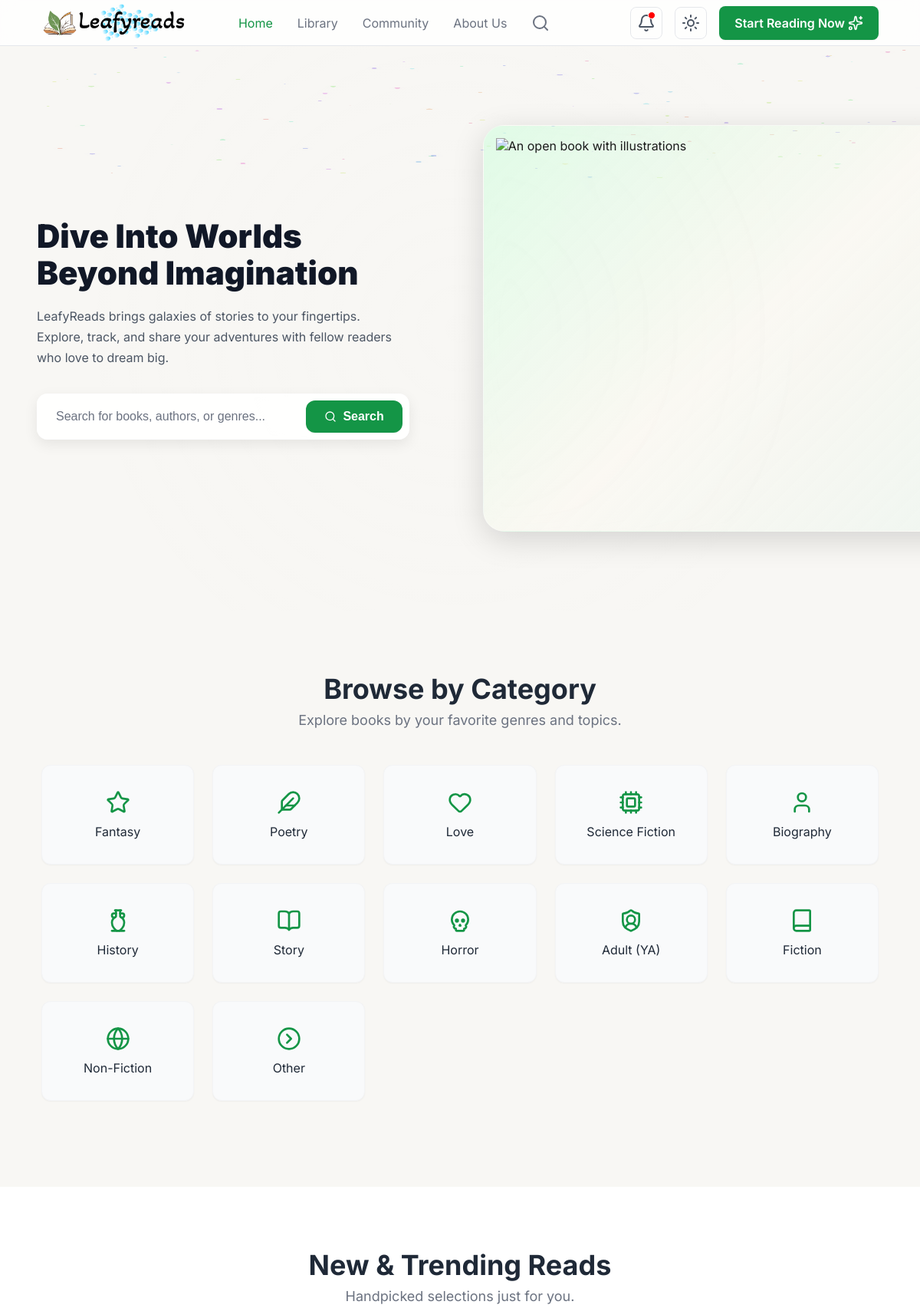
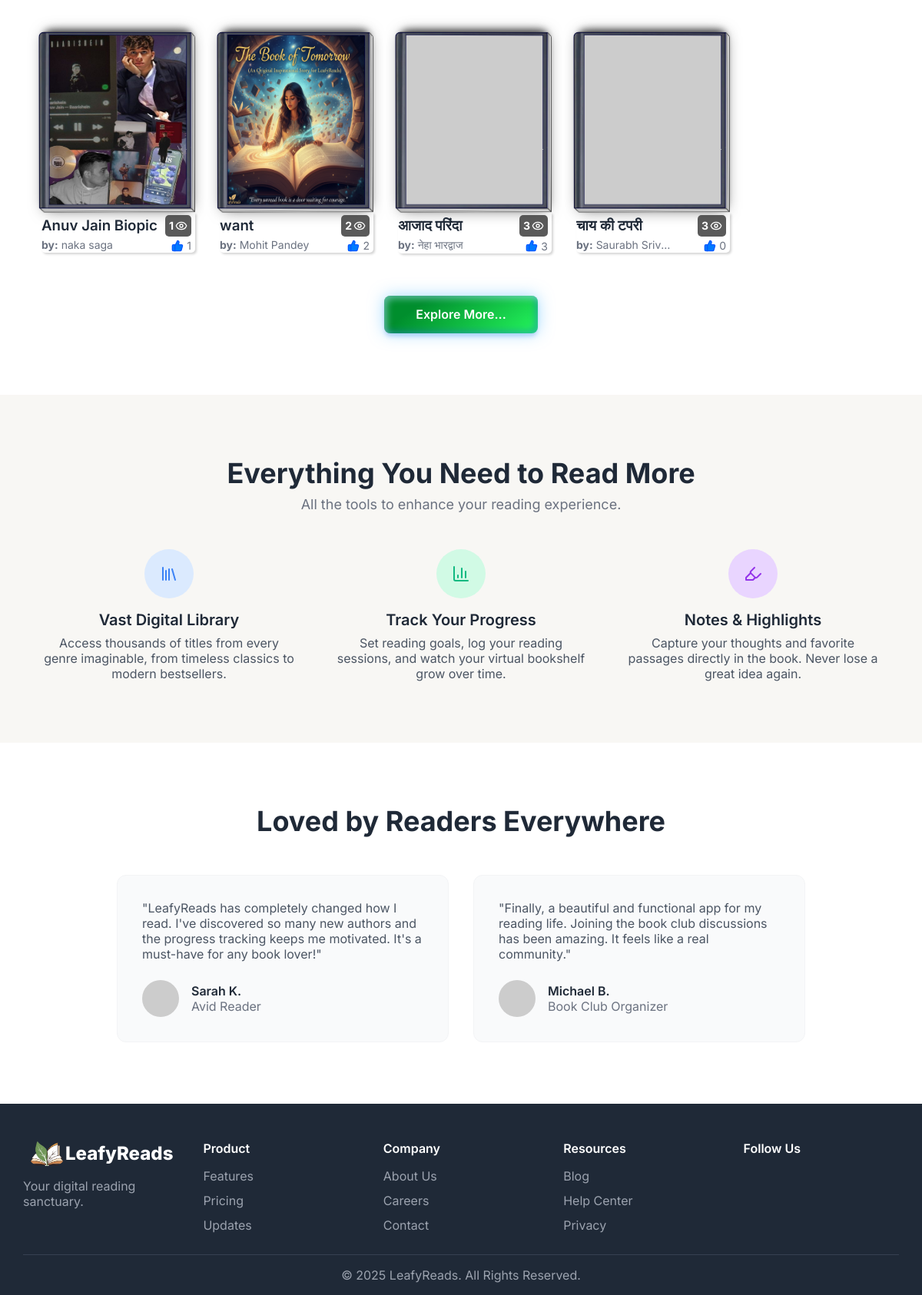
The page / on the database its author committed (2 pictures, top to bottom).
### books/models.py (models this page shows, shortened)
class Genre(models.Model):
    category = models.ForeignKey(
        Category, on_delete=models.SET_NULL, null=True, related_name="genres"
    )
    name = models.CharField(max_length=100)
    slug = models.SlugField(unique=True)
    lucidicon = models.CharField(max_length=100, blank=True, null=True)
    class Meta:
        ordering = ["name"]
        unique_together = ("category", "name")
        indexes = [
            models.Index(
                fields=["category", "slug"]
            ),  # Added index for category+slug lookups
        ]

class Book(models.Model):
    title = models.CharField(max_length=200, unique=True)
    slug = models.SlugField(unique=True, max_length=255)
    author = models.CharField(max_length=100)
    genre = models.ForeignKey(
        Genre, on_delete=models.SET_NULL, null=True, related_name="books"
    )
    price = models.DecimalField(max_digits=8, decimal_places=2, blank=True, null=True)
    isbn = models.CharField(max_length=20, blank=True, null=True)
    cover_front = models.ImageField(upload_to=book_media_upload_path)
    pdf_file = models.FileField(upload_to=book_media_upload_path, blank=True, null=True)
    is_published = models.BooleanField(default=True)
    uploaded_at = models.DateTimeField(auto_now_add=True)
    updated_at = models.DateTimeField(auto_now=True)
    audio_file = models.FileField(upload_to="sounds/", null=True, blank=True)
    objects = BookQuerySet.as_manager()
    class Meta:
        ordering = ["-uploaded_at"]
        indexes = [
            models.Index(fields=["slug"]),  # Existing index
            models.Index(fields=["title"]),  # Existing index
            models.Index(fields=["genre"]),  # Added index for genre filtering
            models.Index(
                fields=["-uploaded_at"]
            ),  # Added index for ordering by uploaded_at
        ]

### home/views.py (the view)
# urls.py: path('', include('home.urls')),
def home(request):
    categories = Genre.objects.only("id", "name", "slug", "lucidicon").order_by("pk")
    books = (
        Book.objects.select_related("genre")
        .annotate(likes_count=Count("likes"))
        .annotate(readby_count=Count("readbooks"))
        .defer("pdf_file", "audio_file", "price", "isbn", "updated_at")
        .order_by("-uploaded_at")[:12]
    )
    return render(request, "home.html", {"books": books, "category": categories})

### home/templates/home.html (shortened to what this page needs)
{% extends 'base.html' %}
{% load static %}
{% load socialaccount %}
{% block body %}
<main>
<section class="hero-bg">
  <canvas id="animated-bg"></canvas>
  <div class="container hero-container">
    <div class="hero-content">
     <h1 class="animate-fade-in">Dive Into Worlds Beyond Imagination</h1>
<p class="animate-fade-in delay-1">
  LeafyReads brings galaxies of stories to your fingertips. Explore, track, and share your adventures with
  fellow readers who love to dream big.
</p>
      <form class="hero-search-form animate-fade-in delay-2" action="{% url 'searchbooks' %}" method="get">
        <input type="text" name="search" placeholder="Search for books, authors, or genres..." />
        <button type="submit" class="btn primary-btn">
          <i data-lucide="search" style="width:1rem; height:1rem;"></i>
          <span>Search</span>
        </button>
      </form>
    </div>
    <div class="hero-visual animate-float">
      <div class="glass-box">
        <img src="{% static 'images/landing.png' %}"
            alt="An open book with illustrations"
            class="book-image light-image">
        <div class="hero-light"></div>
      </div>
    </div>
  </div>
</section>
  <section>
    <div class="container">
      <div class="section-header">
        <h2>Browse by Category</h2>
        <p>Explore books by your favorite genres and topics.</p>
      </div>
      <div class="books-category-grid"
        style="display: grid; grid-template-columns: repeat(auto-fit, minmax(181px, 1fr)); gap: 1.5rem; margin-bottom: 2rem;">
        {% for cat in category %}
        <a href="{% url 'category' cat.slug %}" class="category-card"
          style="background: var(--color-card-bg); border: 1px solid var(--color-card-border); border-radius: 0.75rem; padding: 2rem 1rem; text-align: center; color: var(--color-logo-dark); transition: box-shadow 1s;">
          <i data-lucide="{{ cat.lucidicon }}"
            style="width:2rem;height:2rem;color:var(--color-primary);margin-bottom:0.5rem;"></i>
          <div>{{ cat.name }}</div>
        </a>
        {% endfor %}
        <a href="" class="category-card"
          style="background: var(--color-card-bg); border: 1px solid var(--color-card-border); border-radius: 0.75rem; padding: 2rem 1rem; text-align: center; color: var(--color-logo-dark); transition: box-shadow 1s;">
          <i data-lucide="circle-chevron-right"
            style="width:2rem;height:2rem;color:var(--color-primary);margin-bottom:0.5rem;"></i>
          <div>Other</div>
        </a>
      </div>
    </div>
  </section>
  <section class="bg-white">
    <div class="container">
      <div class="section-header">
        <h2>New & Trending Reads</h2>
        <p>Handpicked selections just for you.</p>
      </div>
      <div class="books-grid">
        {% for book in books %}
        {% if book.is_published %}
        <div class="book-item" style="position: relative;">
          <a href="{% url 'book' book.slug %}">
            <img loading="lazy" style="position: absolute;left: -4px;top: -2px;box-shadow: none;width: 102%;height: 82%;" src="{% static 'images/framebook1.png' %}" alt="frame">
            <div style="box-shadow: 2px 2px 3px #3a3a3a38;border-radius: 0px 0px 5px 5px;">
              <div class="readby">
                <h3 class="truncate">{{ book.title }}</h3>
                <div class="views" style="margin-right: 5px;">
                  <h4>{{ book.readby_count }}</h4> <i style="width: 16px;" data-lucide="eye"></i>
                </div>
              </div>
               <div style="display: flex;justify-content: space-between;align-items: center;" class="truncate">
                <p><span style="font-weight: 700;">by:</span> {{ book.author }}</p>
                <div style="font-size: 14px;align-items: center;display: flex;margin-right: 5px;"><i style="height: 16px;fill: #007BFF;color: #0358ff;" data-lucide="thumbs-up"></i>{{ book.likes_count }}</div>
              </div>
            </div>
          </a>
        </div>
        {% endif %}
        {% endfor %}
      </div>
      <div class="btn-donate">
        <a href="{% url 'library' %}" class="{% if request.path == '/book/library/' %}active{% endif %}">Explore
          More...</a>
      </div>
    </div>
  </section>
  <section>
    <div class="container">
      <div class="section-header">
        <h2>Everything You Need to Read More</h2>
        <p>All the tools to enhance your reading experience.</p>
      </div>
      <div class="features-grid">
        <div class="feature-item">
          <div class="feature-icon bg-blue">
            <i data-lucide="library"></i>
          </div>
          <h3>Vast Digital Library</h3>
          <p>Access thousands of titles from every genre imaginable, from timeless classics to modern bestsellers.</p>
        </div>
        <div class="feature-item">
          <div class="feature-icon bg-green">
            <i data-lucide="bar-chart-3"></i>
          </div>
          <h3>Track Your Progress</h3>
          <p>Set reading goals, log your reading sessions, and watch your virtual bookshelf grow over time.</p>
        </div>
        <div class="feature-item">
          <div class="feature-icon bg-purple">
            <i data-lucide="highlighter"></i>
          </div>
          <h3>Notes & Highlights</h3>
          <p>Capture your thoughts and favorite passages directly in the book. Never lose a great idea again.</p>
        </div>
      </div>
    </div>
  </section>
  <section class="bg-white">
    <div class="container">
      <div class="section-header">
        <h2>Loved by Readers Everywhere</h2>
      </div>
      <div class="testimonials-grid">
        <div class="testimonial-card">
          <p>"LeafyReads has completely changed how I read. I've discovered so many new authors and the progress
            tracking keeps me motivated. It's a must-have for any book lover!"</p>
          <div class="testimonial-author">
            <img src="https://i.pravatar.cc/150?img=1" loading="lazy" alt="Avatar of Sarah K." />
            <div>
              <p class="author-name">Sarah K.</p>
              <p class="author-title">Avid Reader</p>
            </div>
          </div>
        </div>
        <div class="testimonial-card">
          <p>"Finally, a beautiful and functional app for my reading life. Joining the book club discussions has been
            amazing. It feels like a real community."</p>
          <div class="testimonial-author">
            <img src="https://i.pravatar.cc/150?img=2" loading="lazy" alt="Avatar of Michael B." />
            <div>
              <p class="author-name">Michael B.</p>
              <p class="author-title">Book Club Organizer</p>
            </div>
          </div>
        </div>
      </div>
    </div>
  </section>
</main>
<script>
  const canvas = document.getElementById('animated-bg');
  const ctx = canvas.getContext('2d');
  let width = canvas.width = window.innerWidth;
  let height = canvas.height = window.innerHeight;
  // Particle class
  class Particle {
    constructor() {
      this.reset();
    }
    reset() {
      this.x = Math.random() * width;
      this.y = Math.random() * height;
      this.radius = Math.random() * 3 + 1;
      this.speedX = (Math.random() - 0.5) * 0.4;
      this.speedY = (Math.random() - 0.5) * 0.4;
      this.color = `hsla(${Math.random() * 360}, 70%, 60%, 0.3)`; // gradient-like hue
    }
    update() {
      this.x += this.speedX;
      this.y += this.speedY;
      if (this.x < -50 || this.x > width + 50 || this.y < -50 || this.y > height + 50) {
        this.reset();
      }
    }
    draw() {
      ctx.beginPath();
      ctx.arc(this.x, this.y, this.radius, 0, Math.PI * 2);
      ctx.fillStyle = this.color;
      ctx.shadowColor = this.color;
      ctx.shadowBlur = 15;
      ctx.fill();
    }
  }
  // Create particles
  const particles = [];
  for (let i = 0; i < 120; i++) {
    particles.push(new Particle());
  }
  // Animation loop
  function animate() {
    ctx.clearRect(0, 0, width, height);
    particles.forEach(p => {
      p.update();
      p.draw();
    });
    requestAnimationFrame(animate);
  }
  animate();
  // Responsive
  window.addEventListener('resize', () => {
    width = canvas.width = window.innerWidth;
    height = canvas.height = window.innerHeight;
  });
</script>
{% endblock %}

### static/css/searchnav.css (style rules this page uses)
::placeholder { color: #aaa; }

### rows shown on the page
Genre: name "Fantasy"
Genre: name "Poetry"
Genre: name "Love"
Genre: name "Science Fiction"
Genre: name "Biography"
Genre: name "History"
Genre: name "Story"
Genre: name "Horror"
Genre: name "Adult (YA)"
Genre: name "Fiction"
Genre: name "Non-Fiction"
Book: is_published True (drawn), title "Anuv Jain Biopic", readby_count "1", author "naka saga", likes_count "1"
Book: is_published True (drawn), title "want", readby_count "2", author "Mohit Pandey", likes_count "2"
Book: is_published True (drawn), title "आजाद परिंदा", readby_count "3", author "नेहा भारद्वाज", likes_count "3"
Book: is_published True (drawn), title "चाय की टपरी", readby_count "3", author "Saurabh Sriv…", likes_count "0"
